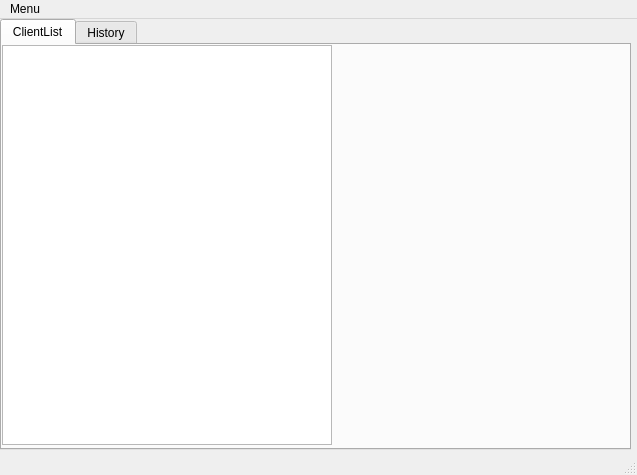
<?xml version="1.0" encoding="UTF-8"?>
<ui version="4.0">
 <class>MainWindow_ServerGUI</class>
 <widget class="QMainWindow" name="MainWindow_ServerGUI">
  <property name="geometry">
   <rect>
    <x>0</x>
    <y>0</y>
    <width>637</width>
    <height>475</height>
   </rect>
  </property>
  <property name="windowTitle">
   <string>ServerGUI</string>
  </property>
  <property name="statusTip">
   <string/>
  </property>
  <property name="unifiedTitleAndToolBarOnMac">
   <bool>false</bool>
  </property>
  <widget class="QWidget" name="centralwidget">
   <widget class="QTabWidget" name="tabWidget_Main_screen">
    <property name="geometry">
     <rect>
      <x>0</x>
      <y>0</y>
      <width>631</width>
      <height>431</height>
     </rect>
    </property>
    <property name="tabPosition">
     <enum>QTabWidget::North</enum>
    </property>
    <property name="currentIndex">
     <number>0</number>
    </property>
    <property name="tabsClosable">
     <bool>false</bool>
    </property>
    <property name="movable">
     <bool>false</bool>
    </property>
    <widget class="QWidget" name="tab_client_list">
     <attribute name="title">
      <string>ClientList</string>
     </attribute>
     <widget class="QListWidget" name="listWidget_ClientList">
      <property name="geometry">
       <rect>
        <x>0</x>
        <y>0</y>
        <width>330</width>
        <height>400</height>
       </rect>
      </property>
     </widget>
    </widget>
    <widget class="QWidget" name="tab_history">
     <attribute name="title">
      <string>History</string>
     </attribute>
     <widget class="QListWidget" name="listWidget_History">
      <property name="geometry">
       <rect>
        <x>0</x>
        <y>0</y>
        <width>330</width>
        <height>400</height>
       </rect>
      </property>
     </widget>
    </widget>
   </widget>
  </widget>
  <widget class="QMenuBar" name="menubar">
   <property name="geometry">
    <rect>
     <x>0</x>
     <y>0</y>
     <width>637</width>
     <height>21</height>
    </rect>
   </property>
   <widget class="QMenu" name="menuMenu">
    <property name="title">
     <string>Menu</string>
    </property>
    <addaction name="actionMenu_Options"/>
    <addaction name="actionMenu_Exit"/>
   </widget>
   <addaction name="menuMenu"/>
  </widget>
  <widget class="QStatusBar" name="statusbar">
   <property name="statusTip">
    <string>Ready</string>
   </property>
  </widget>
  <action name="actionOptions">
   <property name="text">
    <string>Options</string>
   </property>
  </action>
  <action name="actionExit">
   <property name="text">
    <string>Exit</string>
   </property>
  </action>
  <action name="actionMenu_Options">
   <property name="text">
    <string>Options</string>
   </property>
  </action>
  <action name="actionMenu_Exit">
   <property name="text">
    <string>Exit</string>
   </property>
  </action>
 </widget>
 <resources/>
 <connections/>
</ui>
